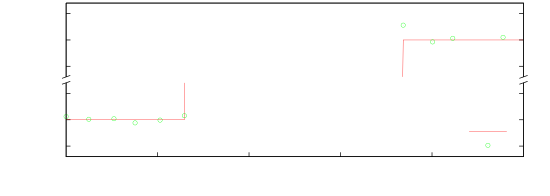

Write gnuplot code to recreate this figure.
clear
reset
file = "laserscan_LUT-kalibriert"
datafile = sprintf('../dat/%s.dat',file)


starttime = 27377708

set samples 100000
set term push
set term epslatex color 10 size 14cm, 5cm
set out sprintf('%s_zoom_01.tex',file)

bm = 0.20
lm = 0.12
rm = 0.95
gap = 0.03
size = 0.75
y1 = -7.0; y2 = 7.0; y3 = 3993.0; y4 = 4007.0

set multiplot
set xlabel 'Zeit [s]' 0,0.5
set border 1+2+8
set key inside right bottom
set xtics nomirror
set ytics 5
set lmargin at screen lm
set rmargin at screen rm
set bmargin at screen bm
set tmargin at screen bm + size * (abs(y2-y1) / (abs(y2-y1) + abs(y4-y3) ) )

set yrange [y1:y2]

plot [0:5] datafile using ($1-starttime)/1000:3 with lines title 'Soll-Frequenz', \
datafile using ($1-starttime)/1000:4 with points pt 6 lc 2 title 'Ist-Frequenz'

unset xtics
unset xlabel
set border 2+4+8
unset key
set bmargin at screen bm + size * (abs(y2-y1) / (abs(y2-y1) + abs(y4-y3) ) ) + gap
set tmargin at screen bm + size + gap
set yrange [y3:y4]

set label 'Frequenzverschiebung [MHz]' at screen 0.03, bm + 0.5 * (size + gap) offset 0,-strlen("Frequenzverschiebung [MHz]")/4.0 rotate by 90

set arrow from screen lm - gap / 4.0, bm + size * (abs(y2-y1) / (abs(y2-y1)+abs(y4-y3) ) ) - gap / 4.0 to screen \
lm + gap / 4.0, bm + size * (abs(y2-y1) / (abs(y2-y1) + abs(y4-y3) ) ) + gap / 4.0 nohead

set arrow from screen lm - gap / 4.0, bm + size * (abs(y2-y1) / (abs(y2-y1)+abs(y4-y3) ) ) - gap / 4.0  + gap to screen \
lm + gap / 4.0, bm + size * (abs(y2-y1) / (abs(y2-y1) + abs(y4-y3) ) ) + gap / 4.0 + gap nohead

set arrow from screen rm - gap / 4.0, bm + size * (abs(y2-y1) / (abs(y2-y1)+abs(y4-y3) ) ) - gap / 4.0 to screen \
rm + gap / 4.0, bm + size * (abs(y2-y1) / (abs(y2-y1) + abs(y4-y3) ) ) + gap / 4.0 nohead

set arrow from screen rm - gap / 4.0, bm + size * (abs(y2-y1) / (abs(y2-y1)+abs(y4-y3) ) ) - gap / 4.0  + gap to screen \
rm + gap / 4.0, bm + size * (abs(y2-y1) / (abs(y2-y1) + abs(y4-y3) ) ) + gap / 4.0 + gap nohead

plot [0:5] datafile using ($1-starttime)/1000:3 with lines title 'Soll-Frequenz', \
datafile using ($1-starttime)/1000:4 with points pt 6 lc 2 title 'Ist-Frequenz'

unset multiplot

unset out
